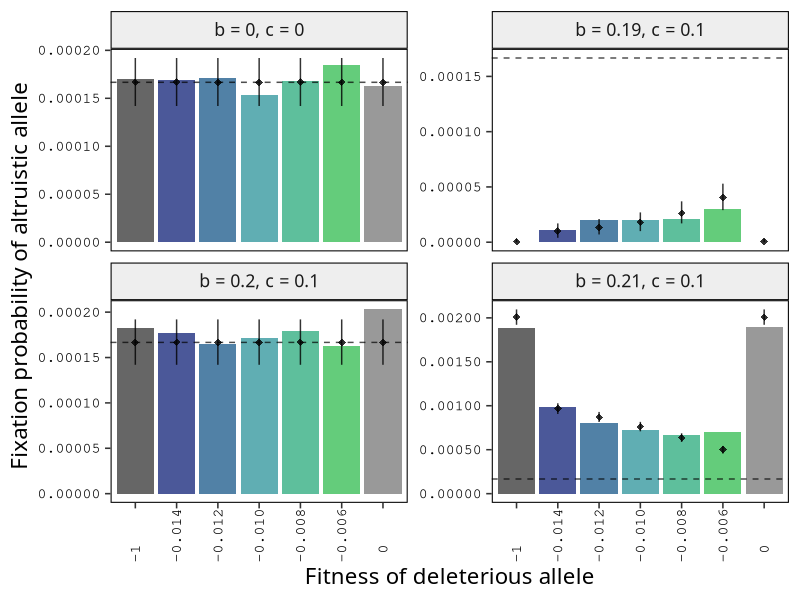
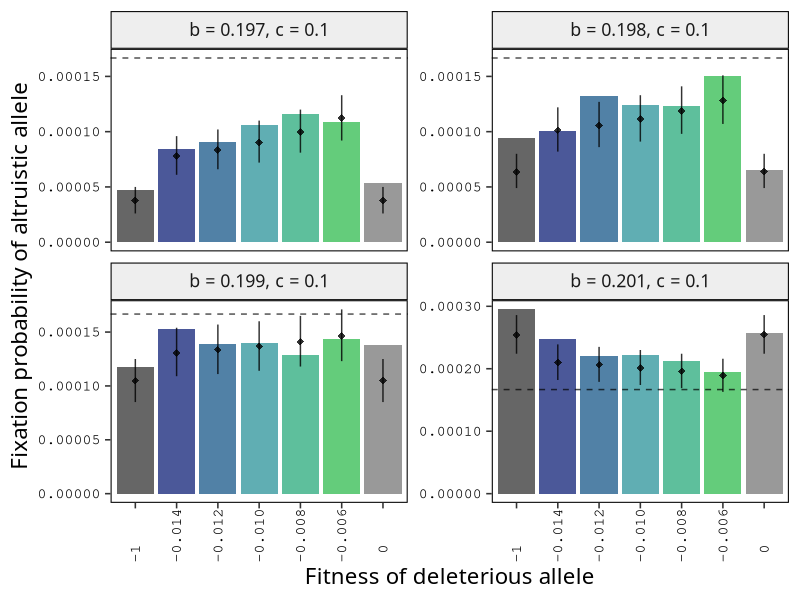
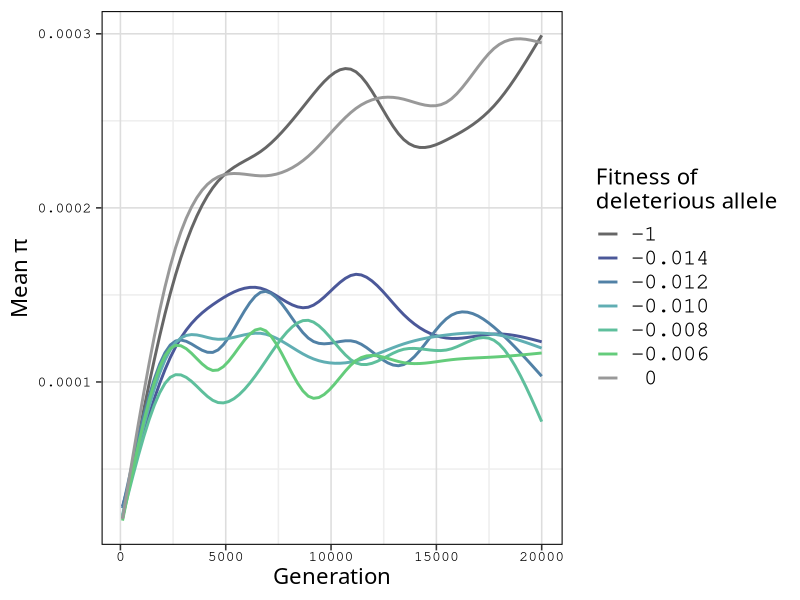
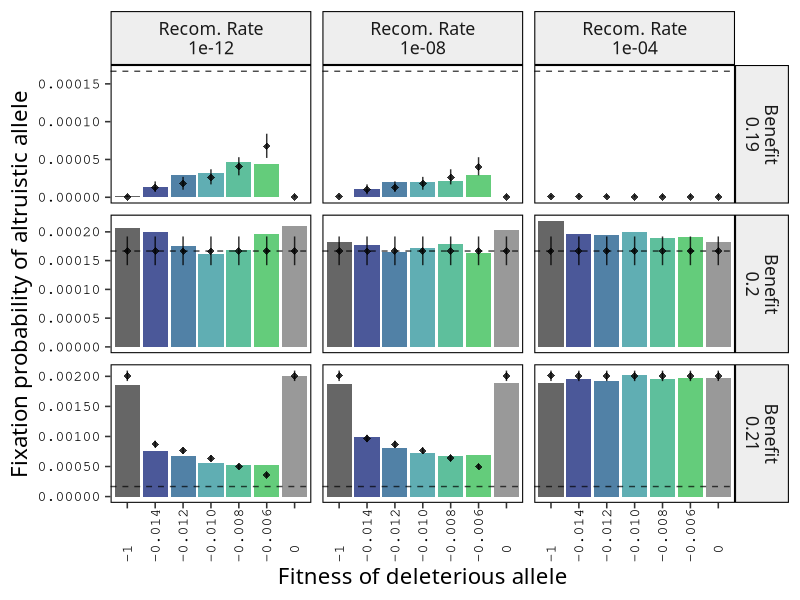
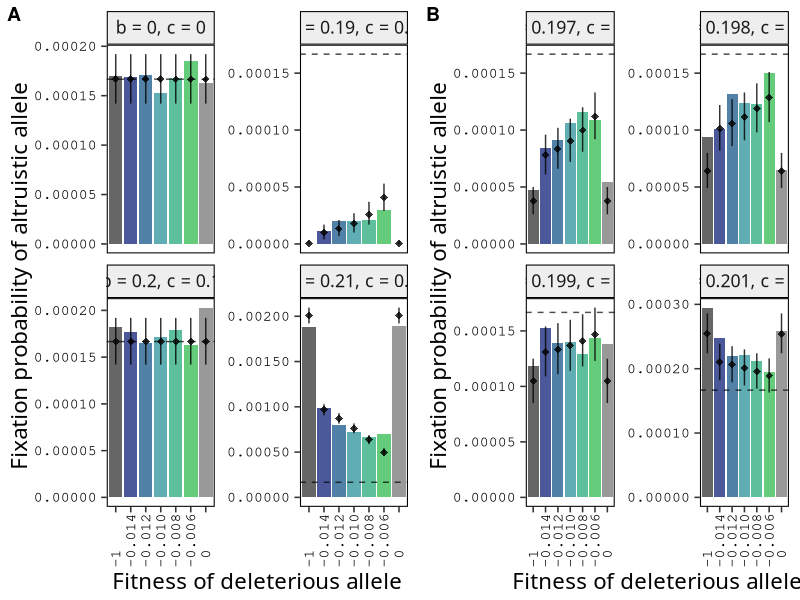

Write the R code that produced these figures, in order.
#plotting and such
library(tidyverse)
library(scales)
library(ggpubr)
library(multcomp)
library(broom)
library(cowplot)

##### Aesthetic variables
fitnessColors = c("#666666",
                  "#4B5899", 
                  "#5181A6", 
                  "#60AEB3", 
                  "#5EBF9C", 
                  "#64CC7B",
                  "#999999")

fitnessLabels = c("-1",
                  "-0.014",
                  "-0.012",
                  "-0.010",
                  "-0.008",
                  "-0.006",
                  " 0")

custom_theme <- function (base_size = 16, base_family = "") {
  theme_bw(base_size, base_family, base_line_size = base_size / 30) %+replace%
    theme(text = element_text(size = base_size,
                              colour = "black",
                              family = "Geneva"),
          axis.text = element_text(family = "Courier",
                                   size = base_size / 1.5),
          legend.text = element_text(family = "Courier"),
          axis.text.x = element_text(angle = 90, hjust = 0),
          panel.grid.major.x = element_blank(),
          panel.grid.major.y = element_blank(),
          panel.grid.minor = element_blank(),
          panel.background = element_blank(),
          panel.border = element_rect(fill = NA,
                                      color = "black"),
          panel.grid = element_line(color = "#999999"),
          strip.background = element_rect(color = "black",
                                          fill = "#EEEEEE"),
          plot.background = element_rect(fill = NA,
                                         color = NA)
    )
}

label_newline <- function(labels){
  return(label_both(labels, sep = "\n"))
}

##### Load, mutate, filter CSV files
p = 1/6000
#fixation probabilities
f2 <- read_csv("Data/fixation_probs.csv") %>% mutate(Benefit = b, 
                                                  percentFixed = p_fix,
                                                  `Recom. Rate` = r,
                                                  fitness = factor(-s))
f2$Cost <- f2$c
f2f <- f2[,c("Benefit", "Cost", "Recom. Rate", "fitness", 
             "percentFixed", "CI_0.025", "CI_0.975")]
f2Fine <- filter(f2f, Benefit > 0.19 & Benefit < 0.21) %>%
  filter(`Recom. Rate` == 1e-8)
f2Big <- f2f %>% filter(Benefit <= 0.19 | Benefit >= 0.21 | Benefit == 0.2) %>%
  filter(`Recom. Rate` == 1e-8)
f2Sup <- f2f %>% filter(Benefit == 0.19 | Benefit == 0.21 | Benefit == 0.2)

#variation over benefit
singleStats <- read_csv("Data/singleInteractionsMil.csv") %>% 
  mutate(Benefit = benefit, Cost = cost)

singleFine <- singleStats %>% filter(benefit > 0.19 & benefit < 0.21) %>%
                              mutate(fitness = factor(fitness))
singleBig <- singleStats %>% filter(benefit <= 0.19 | benefit >= 0.21 | 
                                      benefit == 0.2) %>%
                              mutate(fitness = factor(fitness))

#variation over recom. rate & benefit
sRecomStats <- read_csv("Data/singleRecombinationFixed.csv") %>%
  mutate(Benefit = benefit,
         `Recom. Rate` = recom_rate,
         fitness = factor(fitness))

#generation vs pi by fitness/BGS
pibgs <- read_csv("Data/piBGS.csv")

##### Graphs
#benefits 0, 0.19, 0.2, 0.21
bp <- ggplot(singleBig,
#ggplot(singleBig,
       aes(x = fitness,
           y = percentFixed,
           group = factor(Benefit),
           fill = fitness)
       ) +
  scale_fill_manual(name = "Fitness",
                    values = fitnessColors,
                    labels = fitnessLabels) +
  scale_x_discrete(labels = fitnessLabels) +
  scale_y_continuous(labels = label_number(accuracy=0.00001)) +
  geom_col() +
  facet_wrap(~Benefit+Cost, 
             scales = "free_y", 
             labeller = label_bquote(cols = paste("b = ", .(Benefit),
                                                  ", c = ", .(Cost),
                                                  sep = "")),
             drop = T
  ) +
  geom_pointrange(data = f2Big,
                  mapping = aes(ymin = CI_0.025, ymax = CI_0.975),
                  shape = "diamond",
                  alpha = 0.8) +
  geom_hline(yintercept = p, 
             color = "black", 
             #size = 1.5,
             alpha = 0.7,
             linetype = "dashed") +
  xlab("Fitness of deleterious allele") +
  ylab("Fixation probability of altruistic allele") + 
  guides(fill = "none") +
  custom_theme()

#benefits 0.197, 0.198, 0.199, 0.201
fp <- ggplot(singleFine %>% filter(Benefit != 0.196 & Benefit != 0.2),
       aes(x = fitness,
           y = percentFixed,
           group = factor(Benefit),
           fill = fitness)) +
  scale_fill_manual(name = "Fitness",
                    values = fitnessColors,
                    labels = fitnessLabels) +
  scale_x_discrete(labels = fitnessLabels) +
  geom_col() +
  geom_pointrange(data = f2Fine %>% 
                    filter(Benefit != 0.196 & Benefit != 0.2),
                mapping = aes(ymin = CI_0.025, ymax = CI_0.975),
                shape = "diamond",
                alpha = 0.8) +
  scale_y_continuous(labels = label_number(accuracy=0.00001)) +
  facet_wrap(~Benefit+Cost, 
             scales = "free_y", 
             labeller = label_bquote(cols = paste("b = ", .(Benefit),
                                                  ", c = ", .(Cost),
                                                  sep = ""))
             ) +
  geom_hline(yintercept = p, 
             color = "black", 
             #size = 1.5,
             alpha = 0.7,
             linetype = "dashed") +
  xlab("Fitness of deleterious allele") +
  ylab("Fixation probability of altruistic allele") + 
  guides(fill = "none") +
  custom_theme()

sp <- plot_grid(bp, fp, labels = "AUTO", rel_widths = c(1.1, 1))

#generation vs pi by fitness/BGS
pp <- 
  ggplot(pibgs %>% mutate(fitness = factor(fitness)),
       aes(x = generation,
           y = pi_neutral,
           color = fitness)) +
  geom_smooth(se = F) +
  scale_y_continuous(labels = label_number(accuracy = 0.0001)) +
  scale_color_manual(name = "Fitness of\ndeleterious allele",
                     values = fitnessColors,
                     labels = fitnessLabels) +
  ylab(bquote(paste("Mean ", pi))) +
  xlab("Generation") + 
  custom_theme() %+replace%
  theme(panel.grid.major.x = element_line(color = "#dddddd"),
        panel.grid.minor.x = element_line(color = "#eeeeee"),
        panel.grid.major.y = element_line(color = "#dddddd"),
        panel.grid.minor.y = element_line(color = "#eeeeee"),
        axis.text.x = element_text())


#variation over recom. rate & benefit
rp <- ggplot(sRecomStats,
       aes(x = fitness, 
           y  = percentFixed,
           fill = fitness)) +
  scale_fill_manual(name = "Fitness",
                    values = fitnessColors,
                    labels = fitnessLabels) +
  scale_x_discrete(labels = fitnessLabels) +
  scale_y_continuous(limits = c(0, NA),
                     labels = label_number(accuracy=0.00001)) +
  geom_col() +
  geom_pointrange(data = f2Sup,
                mapping = aes(ymin = CI_0.025, ymax = CI_0.975),
                shape = "diamond",
                alpha = 0.8) +
  facet_grid(scales = "free",
             rows = vars(`Benefit`),
             cols = vars(`Recom. Rate`),
             labeller = label_newline) +
  geom_hline(yintercept = p, 
             color = "black", 
             alpha = 0.7,
             linetype = "dashed") +
  xlab("Fitness of deleterious allele") + 
  ylab("Fixation probability of altruistic allele") + 
  guides(fill = "none") +
  custom_theme()


##### Statistics

#fixation prob. against fitness, a factor
#linear model
singleForAnalysis <- singleStats %>% filter(benefit != 0) %>%
  mutate(fitness = factor(fitness))
model <- glm(percentFixed ~ benefit * fitness,
             data = singleForAnalysis,
             weights = numTotal,
             family = binomial())
View(tidy(glht(model)))

#fixation prob. against BGS, a boolean
singleBGS <- singleStats %>% filter(benefit != 0)
singleBGS$BGS <- (singleBGS$fitness %% 1 != 0)

bgsmodel <- glm(percentFixed ~ benefit * BGS,
                data = singleBGS,
                weights = numTotal,
                family = binomial())
summary(bgsmodel)
View(tidy(glht(bgsmodel)))
